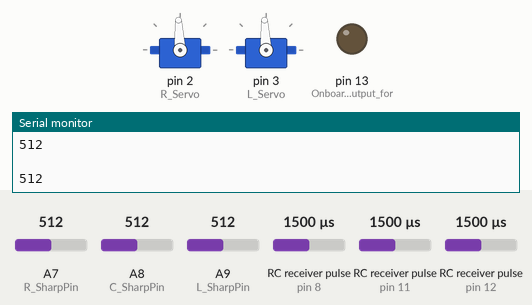
This sketch was run on a simulated Arduino Mega 2560, built with avr-gcc and run on an emulated ATmega2560. On the bench: 2 × servo, output pins drawn as LEDs (lit = HIGH), the last lines printed to the serial monitor. Wiring (inferred from the names in the program): 3 × RC receiver channel: data pin 8 / data pin 11 / data pin 12. The inputs (shaded band) are chosen by the test bench; at power-on: RC receiver pulse (sensors on pin 11, pin 12, pin 8) 1500 µs, A7 (R_SharpPin) = 512, A8 (C_SharpPin) = 512, A9 (L_SharpPin) = 512.

Above: at 3.2 s.
3.3 s: RC receiver pulse (sensor on pin 11) set to 1020 µs
At 4.2 s:
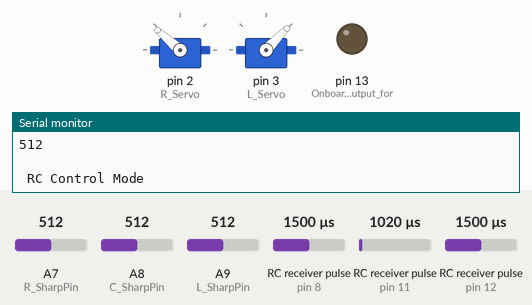
6.3 s: RC receiver pulse (sensor on pin 12) set to 1020 µs
At 7.5 s:
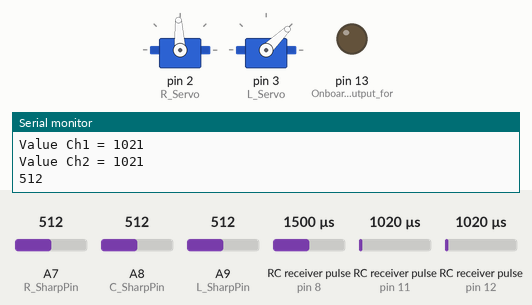
7.9 s: RC receiver pulse (sensor on pin 12) set to 1750 µs
At 8.25 s:
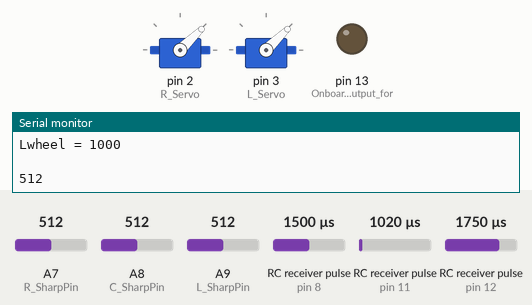
At 9.8 s:
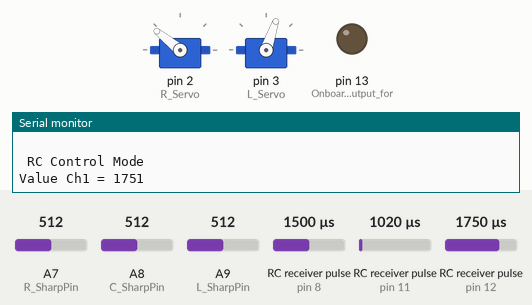
10.9 s: RC receiver pulse (sensor on pin 11) set to 1750 µs
13.9 s: RC receiver pulse (sensor on pin 11) set to 1250 µs
16.9 s: RC receiver pulse (sensor on pin 12) set to 1500 µs
Timing chart, 0 to 20.9 s (numbered marks = the images above; inputs shaded):
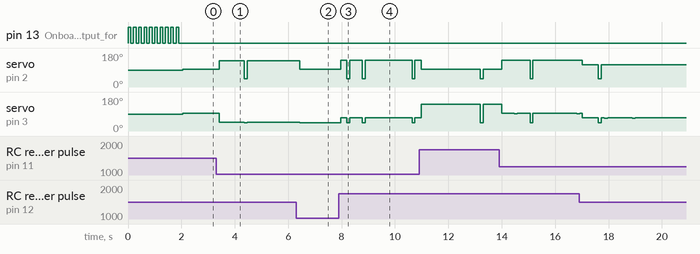

The sketch:

Glenn_Demo.ino
```cpp
/*
  Testing RC Connection
  4/12/15 by Brian Patton
  Captures the Pulse signal from a RC controller
  Feel free to do whatever you want with this code example
*/
#include <Servo.h>

// Create Variables to hold the Receiver signals
int Ch1, Ch2, Ch3, Ch4, Ch5, Ch6;
int CalcHold;        //Variable to temp hold calculations for steering stick corections
int Rwheel;
int Lwheel;

// Create Servo Objects as defined in the Servo.h files
Servo L_Servo;  // Servo DC Motor Driver (Designed for RC cars)Servo L_Servo;  // Servo DC Motor Driver (Designed for RC cars)
Servo R_Servo;  // Servo DC Motor Driver (Designed for RC cars)Servo R_Servo;  // Servo DC Motor Driver (Designed for RC cars)


int L_SharpValue; // Variable to hold Left Sharp data
int C_SharpValue; // Variable to hold Center Sharp data
int R_SharpValue; // Variable to hold Right Sharp data
const int L_SharpPin = A9; //Pin connecting the sharp
const int C_SharpPin = A8; //Pin connecting the sharp
const int R_SharpPin = A7; //Pin connecting the sharp

//**************************************************************
//*****************  Setup  ************************************
//**************************************************************
void setup() {
  // Set the pins that the transmitter will be connected to all to input
  pinMode(12, INPUT); //I connected this to Chan1 of the Receiver
  pinMode(11, INPUT); //I connected this to Chan2 of the Receiver
  pinMode(10, INPUT); //I connected this to Chan3 of the Receiver
  pinMode(9, INPUT); //I connected this to Chan4 of the Receiver
  pinMode(8, INPUT); //I connected this to Chan5 of the Receiver
  pinMode(7, INPUT); //I connected this to Chan6 of the Receiver
  pinMode(13, OUTPUT); //Onboard LED to output for diagnostics
  // Attach Speed controller that acts like a servo to the board
  R_Servo.attach(2); //Pin 2
  L_Servo.attach(3); //Pin 3
  //Flash the LED on and Off 10x Start
  for (int i = 0; i < 10; i++) {
    digitalWrite(13, HIGH);
    delay(100);
    digitalWrite(13, LOW);
    delay(100);
  }
  //Flash the LED on and Off 10x End
  Serial.begin(9600);
}

//********************** MixLimits() ***************************
//*******  Make sure values never exceed ranges  ***************
//******  For most all servos and like controlers  *************
//****   control must fall between 1000uS and 2000uS  **********
//**************************************************************
void SetLimits() {
  if (Lwheel < 1000) {// Can be set to a value you don't wish to exceed
    Lwheel = 1000;    // to adjust maximums for your own robot
  }
  if (Lwheel > 2000) {// Can be set to a value you don't wish to exceed
    Lwheel = 2000;    // to adjust maximums for your own robot
  }
  if (Rwheel < 1000) {// Can be set to a value you don't wish to exceed
    Rwheel = 1000;    // to adjust maximums for your own robot
  }
  if (Rwheel > 2000) {// Can be set to a value you don't wish to exceed
    Rwheel = 2000;    // to adjust maximums for your own robot
  }
  R_Servo.writeMicroseconds(Rwheel);
  L_Servo.writeMicroseconds(Lwheel);
  PrintWheelCalcs(); //REMEMBER: printing values slows reaction times
}


//*****************  PrintWheelCalcs()  ************************
//*******  Prints calculated wheel output values  **************
//**************************************************************
void PrintWheelCalcs() {
 Serial.print("Rwheel = ");
 Serial.println(Rwheel);
 Serial.print("Lwheel = ");
 Serial.println(Lwheel);
 Serial.println(" ");
 Serial.println(L_SharpValue);
 Serial.println(" ");
}
//********************  TestWheels()  **************************
//*  Direct call to Servos to test wheel speed and direction  **
//**************************************************************
void TestWheels() {
 // R_Servo.writeMicroseconds(1500); // 1000-2000, 1500 should be stop
 // L_Servo.writeMicroseconds(1500); // 1000-2000, 1500 should be stop
}
//*******************  DriveServosRC()  ************************
//******  Use the value collected from Ch1 and Ch2  ************
//******  on a single stick to relatively calculate  ***********
//****  speed and direction of two servo driven wheels *********
//**************************************************************
void DriveServosRC()
{
  if (Ch2 <= 1500) {
    Lwheel = Ch1 + Ch2 - 1500;
    Rwheel = Ch1 - Ch2 + 1500;
    SetLimits();
  }
  if (Ch2 > 1500) {
    int Ch1_mod = map(Ch1, 1000, 2000, 1000, 2000); // Invert the Ch1 axis to keep the math similar
    int Ch2_mod = map(Ch2, 1000, 2000, 2000, 1000); // Slow reaction time

    Lwheel = Ch1_mod + Ch2 - 1500;
    Rwheel = Ch1_mod - Ch2 + 1500;
    SetLimits();
  }
}
//*******************   pulseMotors  ***************************
//pulses either mapped or direct signals generated from Mixlimits
//**************************************************************
void pulseMotors() {
  //un-comment the next two line to drive the wheels directly with the MaxLimits Set
  //  R_Servo.writeMicroseconds(Rwheel);
  //  L_Servo.writeMicroseconds(Lwheel);

  //un-comment the next two to map a control range.
  //*** Take the standard range of 1000 to 2000 and frame it to your own minimum and maximum
  //*** for each wheel.
  //Rwheel = map(Rwheel, 1000, 2000, 1000, 2000);
  //Lwheel = map(Lwheel, 1000, 2000, 1000, 2000);
  R_Servo.writeMicroseconds(Rwheel);
  L_Servo.writeMicroseconds(Lwheel);

  // un-comment this line do display the value being sent to the motors
  //  PrintWheelCalcs(); //REMEMBER: printing values slows reaction times
}
//**********************  PrintRC()  ***************************
//***  Simply print the collected RC values for diagnostics  ***
//**************************************************************
void PrintRC()
{ // print out the values you read in:
  Serial.println(" RC Control Mode ");
  Serial.print("Value Ch1 = ");
  Serial.println(Ch1);
  Serial.print("Value Ch2 = ");
  Serial.println(Ch2);
  //Serial.print("Value Ch3 = ");
  //Serial.println(Ch3);
  //Serial.print("Value Ch4 = ");
  //Serial.println(Ch4);
  //Serial.print("Control = ");
  //Serial.println(Ch5);
  Serial.println(L_SharpValue);
  Serial.println(" ");
  Serial.println(C_SharpValue);
  Serial.println(" ");
  //Serial.print("Value Ch6 = ");
  //Serial.println(Ch6);
  //Serial.println(" ");
  //delay(1000);
}
//************************  loop()  ****************************
//**********************  Main Loop  ***************************
//**************************************************************
void loop()
{
  Ch1 = pulseIn(12, HIGH, 21000); // Capture pulse width on Channel 1
  Ch2 = pulseIn(11, HIGH, 21000); // Capture pulse width on Channel 2
  //      Ch3 = pulseIn(10, HIGH, 21000);  // Capture pulse width on Channel 3
  //      Ch4 = pulseIn(9, HIGH, 21000);  // Capture pulse width on Channel 4
  Ch5 = pulseIn(8, HIGH, 21000); // Capture pulse width on Channel 5
  //      Ch6 = pulseIn(7, HIGH, 21000); // Capture pulse width on Channel 6
    L_SharpValue = analogRead(L_SharpPin); //Read the value of the sharp sensor
    C_SharpValue = analogRead(C_SharpPin); //Read the value of the sharp sensor
    R_SharpValue = analogRead(R_SharpPin); //Read the value of the sharp sensor
  //  TestWheels();
  DriveServosRC(); // Drive Motors under RC control
   PrintRC(); //Print Values for RC Mode Diagnostics

}
```

Measured:
- after the input at 7.9 s, servo on pin 2 (R_Servo): goes 141° 0.24 s, 44° 0.10 s, 141° 0.48 s, 44° 0.10 s, 141° 1.8 s, 44° 0.10 s, then 141°, starting after 0.06 s; servo on pin 3 (L_Servo): 44° → 70° after 0.06 s, → 71° 0.12 s later, → 44° 0.12 s later, → 71° 0.10 s later, … (12 changes in this stretch)
